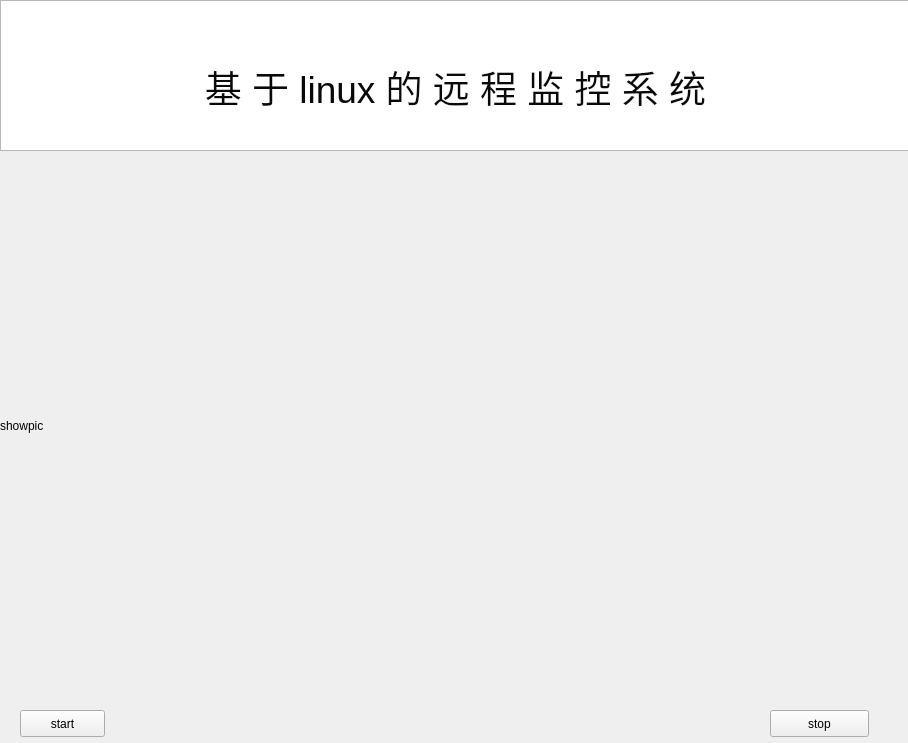
<?xml version="1.0" encoding="UTF-8"?>
<ui version="4.0">
 <class>Widget</class>
 <widget class="QWidget" name="Widget">
  <property name="geometry">
   <rect>
    <x>0</x>
    <y>0</y>
    <width>908</width>
    <height>743</height>
   </rect>
  </property>
  <property name="windowTitle">
   <string>Widget</string>
  </property>
  <property name="styleSheet">
   <string notr="true">border-image: url(:/新建文件夹/117-1FZF95236.jpg);
</string>
  </property>
  <widget class="QLabel" name="label">
   <property name="geometry">
    <rect>
     <x>0</x>
     <y>150</y>
     <width>911</width>
     <height>551</height>
    </rect>
   </property>
   <property name="text">
    <string>showpic</string>
   </property>
  </widget>
  <widget class="QPushButton" name="pushButton">
   <property name="geometry">
    <rect>
     <x>20</x>
     <y>710</y>
     <width>85</width>
     <height>27</height>
    </rect>
   </property>
   <property name="styleSheet">
    <string notr="true">border-image: url(:/新建文件夹/b8014a90f603738d2a6540d6b91bb051f819ec13.jpg);
border-image: url(:/新建文件夹/timg (2).jpg);</string>
   </property>
   <property name="text">
    <string>start</string>
   </property>
  </widget>
  <widget class="QPushButton" name="pushButton_2">
   <property name="geometry">
    <rect>
     <x>770</x>
     <y>710</y>
     <width>99</width>
     <height>27</height>
    </rect>
   </property>
   <property name="styleSheet">
    <string notr="true">border-image: url(:/新建文件夹/timg (2).jpg);</string>
   </property>
   <property name="text">
    <string>stop</string>
   </property>
  </widget>
  <widget class="QTextEdit" name="textEdit">
   <property name="geometry">
    <rect>
     <x>0</x>
     <y>0</y>
     <width>911</width>
     <height>151</height>
    </rect>
   </property>
   <property name="styleSheet">
    <string notr="true">border-image: url(:/新建文件夹/b8014a90f603738d2a6540d6b91bb051f819ec13.jpg);
</string>
   </property>
   <property name="html">
    <string>&lt;!DOCTYPE HTML PUBLIC &quot;-//W3C//DTD HTML 4.0//EN&quot; &quot;http://www.w3.org/TR/REC-html40/strict.dtd&quot;&gt;
&lt;html&gt;&lt;head&gt;&lt;meta name=&quot;qrichtext&quot; content=&quot;1&quot; /&gt;&lt;style type=&quot;text/css&quot;&gt;
p, li { white-space: pre-wrap; }
&lt;/style&gt;&lt;/head&gt;&lt;body style=&quot; font-family:'Ubuntu'; font-size:11pt; font-weight:400; font-style:normal;&quot;&gt;
&lt;p align=&quot;center&quot; style=&quot;-qt-paragraph-type:empty; margin-top:0px; margin-bottom:0px; margin-left:0px; margin-right:0px; -qt-block-indent:0; text-indent:0px;&quot;&gt;&lt;br /&gt;&lt;/p&gt;
&lt;p align=&quot;center&quot; style=&quot;-qt-paragraph-type:empty; margin-top:0px; margin-bottom:0px; margin-left:0px; margin-right:0px; -qt-block-indent:0; text-indent:0px; font-size:24pt;&quot;&gt;&lt;br /&gt;&lt;/p&gt;
&lt;p align=&quot;center&quot; style=&quot; margin-top:0px; margin-bottom:0px; margin-left:0px; margin-right:0px; -qt-block-indent:0; text-indent:0px;&quot;&gt;&lt;span style=&quot; font-size:28pt; color:#0a0909;&quot;&gt;基 于 linux 的 远 程 监 控 系 统&lt;/span&gt;&lt;/p&gt;&lt;/body&gt;&lt;/html&gt;</string>
   </property>
  </widget>
 </widget>
 <layoutdefault spacing="6" margin="11"/>
 <resources/>
 <connections/>
</ui>
